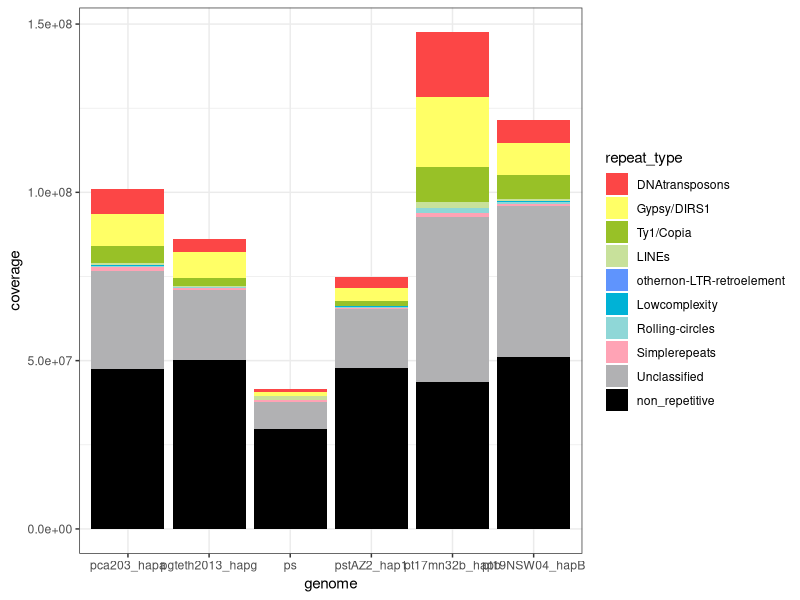

R code for this plot:
library(ggplot2)
data<-read.table("repeat_puccinia.txt", header=T)
data$repeat_type <- factor(data$repeat_type, levels=c("DNAtransposons", "Gypsy/DIRS1", "Ty1/Copia", "LINEs", "othernon-LTR-retroelement", "Lowcomplexity", "Rolling-circles", "Simplerepeats", "Unclassified", "non_repetitive"))
p<-ggplot(data, aes(fill=repeat_type, y=coverage, x=genome)) + geom_bar(position="stack", stat="identity") + scale_fill_manual(values=c("#FC4646", "#FFFF66", "#98C127", "#C8E19B", "#5F94FD", "#00B2D6", "#8FD7D7", "#FFA3B5", "#B1B1B3", "#000000")) + theme_bw()
